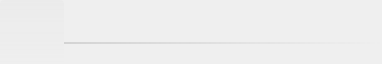
<?xml version="1.0" encoding="UTF-8"?>
<ui version="4.0">
 <class>previewItem</class>
 <widget class="QWidget" name="previewItem">
  <property name="geometry">
   <rect>
    <x>0</x>
    <y>0</y>
    <width>382</width>
    <height>64</height>
   </rect>
  </property>
  <property name="windowTitle">
   <string>Form</string>
  </property>
  <layout class="QGridLayout" name="gridLayout">
   <property name="margin">
    <number>0</number>
   </property>
   <property name="spacing">
    <number>0</number>
   </property>
   <item row="0" column="0">
    <widget class="QLabel" name="previewLabel">
     <property name="minimumSize">
      <size>
       <width>64</width>
       <height>64</height>
      </size>
     </property>
     <property name="maximumSize">
      <size>
       <width>64</width>
       <height>64</height>
      </size>
     </property>
     <property name="styleSheet">
      <string notr="true">QLabel {
	background: qlineargradient(x1: 0, y1: 0, x2: 0, y2: 1, stop: 0 rgba(175, 175, 175, 16), stop: 1 rgba(0, 0, 0, 0));
	border: 0px;
    border-radius: 4px;
    padding: 0px 0px;
}</string>
     </property>
     <property name="textFormat">
      <enum>Qt::RichText</enum>
     </property>
     <property name="alignment">
      <set>Qt::AlignCenter</set>
     </property>
    </widget>
   </item>
   <item row="0" column="1">
    <widget class="QLabel" name="fileNameLabel">
     <property name="minimumSize">
      <size>
       <width>0</width>
       <height>20</height>
      </size>
     </property>
     <property name="maximumSize">
      <size>
       <width>16777215</width>
       <height>24</height>
      </size>
     </property>
     <property name="font">
      <font>
       <weight>75</weight>
       <bold>true</bold>
      </font>
     </property>
     <property name="styleSheet">
      <string notr="true">QLabel {
	background-color: transparent;
    border-bottom: 2px solid qlineargradient(spread:pad, x1:0, y1:0, x2:1, y2:0, stop:0 rgba(128, 128, 128, 64), stop:1 rgba(128, 128,128, 0));
}</string>
     </property>
     <property name="textFormat">
      <enum>Qt::PlainText</enum>
     </property>
    </widget>
   </item>
  </layout>
 </widget>
 <resources/>
 <connections/>
</ui>
